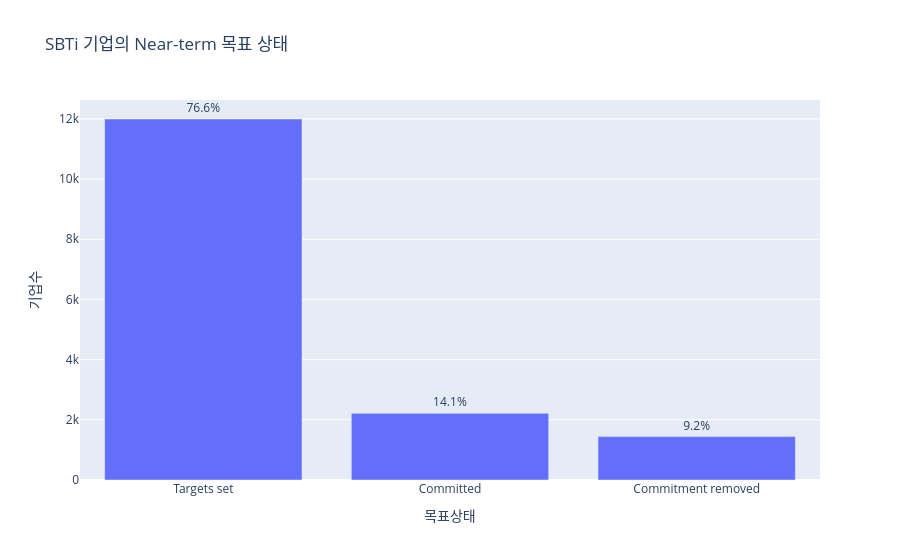

Notebook source saved alongside this figure:
### Code cell
import plotly.express as px

# 그래프에 사용하기 위해 인덱스를 컬럼으로 변경
near_status_plot = near_status_table.reset_index()
near_status_plot.columns = ['목표상태', '기업수', '비율(%)']

# Near-term 목표 상태별 기업 수 시각화
fig = px.bar(
    near_status_plot,
    x='목표상태',
    y='기업수',
    text='비율(%)',
    title='SBTi 기업의 Near-term 목표 상태'
)

# 막대 위에 비율 표시
fig.update_traces(
    texttemplate='%{text}%',
    textposition='outside'
)

fig.show()

### Figure 1 — Plotly figure (JSON) as saved in the notebook; plotly's stock layout.template omitted (floating-point values rounded to 4 significant figures)
{"data": [{"hovertemplate": "목표상태=%{x}<br>기업수=%{y}<br>비율(%)=%{text}<extra></extra>", "legendgroup": "", "marker": {"color": "#636efa", "pattern": {"shape": ""}}, "name": "", "orientation": "v", "showlegend": false, "text": [76.6, 14.1, 9.2], "textposition": "outside", "x": ["Targets set", "Committed", "Commitment removed"], "xaxis": "x", "y": [11997, 2215, 1442], "yaxis": "y", "type": "bar", "texttemplate": "%{text}%"}], "layout": {"xaxis": {"anchor": "y", "domain": [0.0, 1.0], "title": {"text": "목표상태"}}, "yaxis": {"anchor": "x", "domain": [0.0, 1.0], "title": {"text": "기업수"}}, "legend": {"tracegroupgap": 0}, "title": {"text": "SBTi 기업의 Near-term 목표 상태"}, "barmode": "relative"}}
